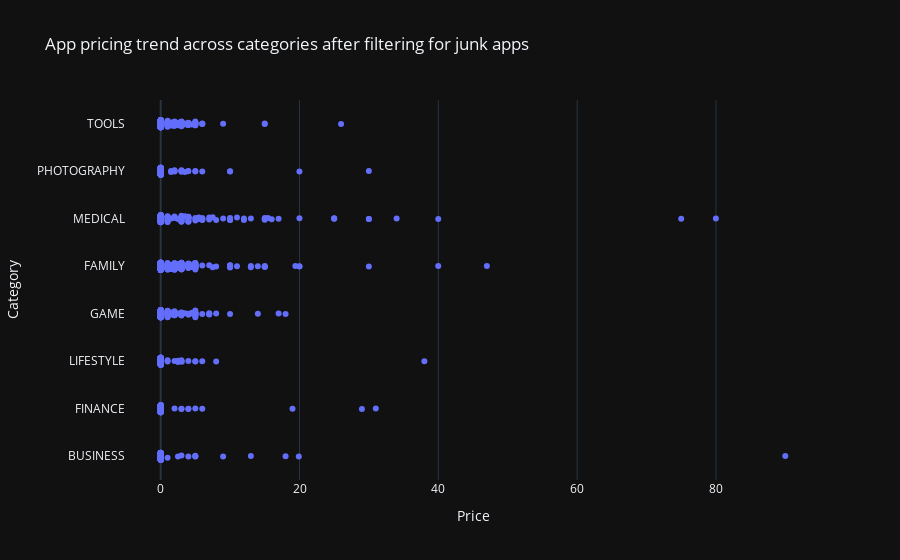

Notebook code for this chart:
### Markdown cell above
## 7. Filtering Junk Apps
Their are apps that don't really have a purpose. Some app developer may create an app called I Am Rich Premium or most expensive app (H) just for a joke or to test their app development skills. 
Some developers even do this with malicious intent and try to make money by hoping people accidentally click purchase on their app in the store.

### Code cell
# Selecting apps priced below $100
apps_under_100 = popular_app_cats[popular_app_cats['Price'].values < 100]


# Examining price vs category with the authentic apps (apps_under_100)
fig = px.strip(apps_under_100, x = 'Price', y = 'Category', 
               title="App pricing trend across categories after filtering for junk apps", template = 'plotly_dark')
fig.show()

### Figure 1 — Plotly figure (JSON) as saved in the notebook; plotly's stock layout.template omitted (floating-point values rounded to 4 significant figures; data arrays with more than 128 entries replaced by an {"elided": "..."} marker saying what was removed)
{"data": [{"alignmentgroup": "True", "boxpoints": "all", "fillcolor": "rgba(255,255,255,0)", "hoveron": "points", "hovertemplate": "Price=%{x}<br>Category=%{y}<extra></extra>", "legendgroup": "", "line": {"color": "rgba(255,255,255,0)"}, "marker": {"color": "#636efa"}, "name": "", "offsetgroup": "", "orientation": "h", "pointpos": 0, "showlegend": false, "type": "box", "x": {"elided": "5410 float values"}, "x0": " ", "xaxis": "x", "y": {"elided": "5410 str values"}, "y0": " ", "yaxis": "y"}], "layout": {"boxmode": "group", "legend": {"tracegroupgap": 0}, "title": {"text": "App pricing trend across categories after filtering for junk apps"}, "xaxis": {"anchor": "y", "domain": [0, 1], "title": {"text": "Price"}}, "yaxis": {"anchor": "x", "domain": [0, 1], "title": {"text": "Category"}}}}
